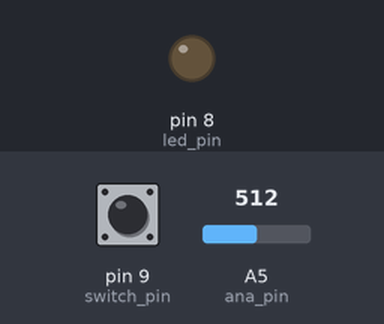
Simulated run of this sketch. Board: Arduino Uno, built with avr-gcc and run on an emulated ATmega328P. On the bench: output pins drawn as LEDs (lit = HIGH). Dashed ring = blinking. Inputs (shaded band) come from the test bench; at power-on: pin 9 (switch_pin) LOW, A5 (ana_pin) = 512. What the sketch prints to the serial monitor is not drawn.

Above: at 0.8 s.
0.9 s: pin 9 (switch_pin) pulled HIGH for 0.15 s
At 0.91 s:
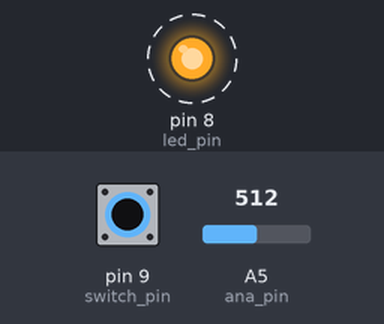
3.9 s: pin 9 (switch_pin) pulled HIGH for 1 s
7.4 s: A5 (ana_pin) set to 530
At 7.8 s:
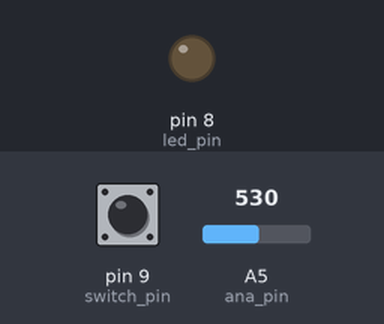
10.4 s: A5 (ana_pin) set to 511
At 11.3 s:
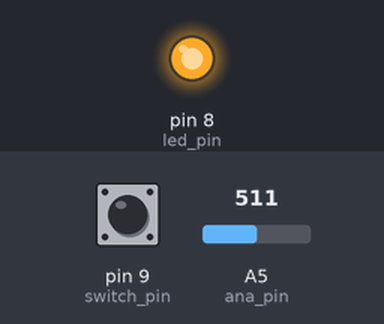
Timing chart, 0 to 12.9 s (numbered marks = the images above; inputs shaded):
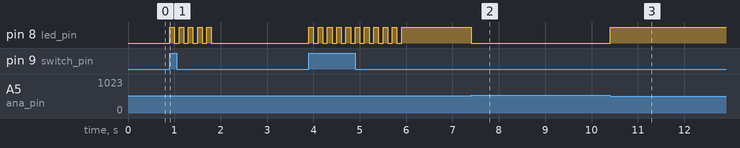

Measured:
- the behaviour switches between 512 and 513 on A5 (ana_pin) (found by bisection; images 1 and 2)
- after the input at 0.9 s, pin 8 (led_pin): alternates HIGH for 0.10 s and LOW for 0.10 s, 10 changes in all, then stays LOW, starting at once
- after the input at 7.4 s, pin 8 (led_pin): HIGH → LOW at once
- after the input at 10.4 s, pin 8 (led_pin): LOW → HIGH at once

The sketch:

calibrate_light_sensor_simple.ino
```cpp
bool debug = true;

int ana_pin = A5;
int switch_pin = 9;
int led_pin = 8;

const double VPP = 5.0;
const int bit_depth = 10;
int ADC_RESOLUTION;

double closed_max = 0, closed_min = 5;
bool start = false;
double start_cal_time;

void setup() {
  double cal_sample_binary, cal_sample_volt;
  int calibration_timeout = 5;

  // Make sure what ever you put here matches your Serial Monitor setting
  Serial.begin(115200);
  Serial.flush();

  pinMode(ana_pin, INPUT);
  pinMode(led_pin, OUTPUT);
  pinMode(switch_pin, INPUT);

  ADC_RESOLUTION = pow(2, bit_depth)-1;

  Serial.println("Press the button to initial calibration.");
  while (!start) {
    if (digitalRead(switch_pin)) start = true;
  }

  Serial.println("Starting calibration...");

  blinkLedNTimes(5, 100);

  // Calibrate covered level
  start_cal_time = millis();
  while (digitalRead(switch_pin) == LOW) {
    cal_sample_binary = analogRead(ana_pin);
    cal_sample_volt = binaryToVolt(cal_sample_binary);

    if (debug) plotMinMax(closed_min, closed_max, cal_sample_volt);

    if (cal_sample_volt >= closed_max)
      closed_max = cal_sample_volt;
    else if (cal_sample_volt <= closed_min)
      closed_min = cal_sample_volt;

    // Reset max and min every 2 seconds to restart calibration
    if ((millis() - start_cal_time) >= calibration_timeout*1000) {
        if (!debug) Serial.println("Timed out, restarting calibration");
        blinkLedNTimes(2, 100);

        closed_max = 0;
        closed_min = 5;
        start_cal_time = millis();
    }
  }
  Serial.flush();

  blinkLedNTimes(10, 100);

  Serial.println("Finished calibration...");
} // end setup()

void loop() {
    double sample_bin, sample_v;
    sample_bin = analogRead(ana_pin);
    sample_v = binaryToVolt(sample_bin);

    if (debug) plotMinMax(closed_min, closed_max, sample_v);

    if (sample_v <= closed_max) {
      if (!debug) Serial.println("ON");
      digitalWrite(led_pin, HIGH);
    } else {
      if (!debug) Serial.println("OFF");
      digitalWrite(led_pin, LOW);
    }
} // end loop()

/////////// Functions ///////////////////

double binaryToVolt(int sample) {
  return (sample * VPP / ADC_RESOLUTION);
}

void blinkLedNTimes(int n_blinks, int period) {
  for (int i = 0; i < n_blinks; i++) {
    digitalWrite(led_pin, HIGH);
    delay(period);
    digitalWrite(led_pin, LOW);
    delay(period);
  }
}

void plotMinMax(double minimum, double maximum, double sample) {
    Serial.print(maximum);
    Serial.print(" ");
    Serial.print(sample);
    Serial.print(" ");
    Serial.println(minimum);
}
```
